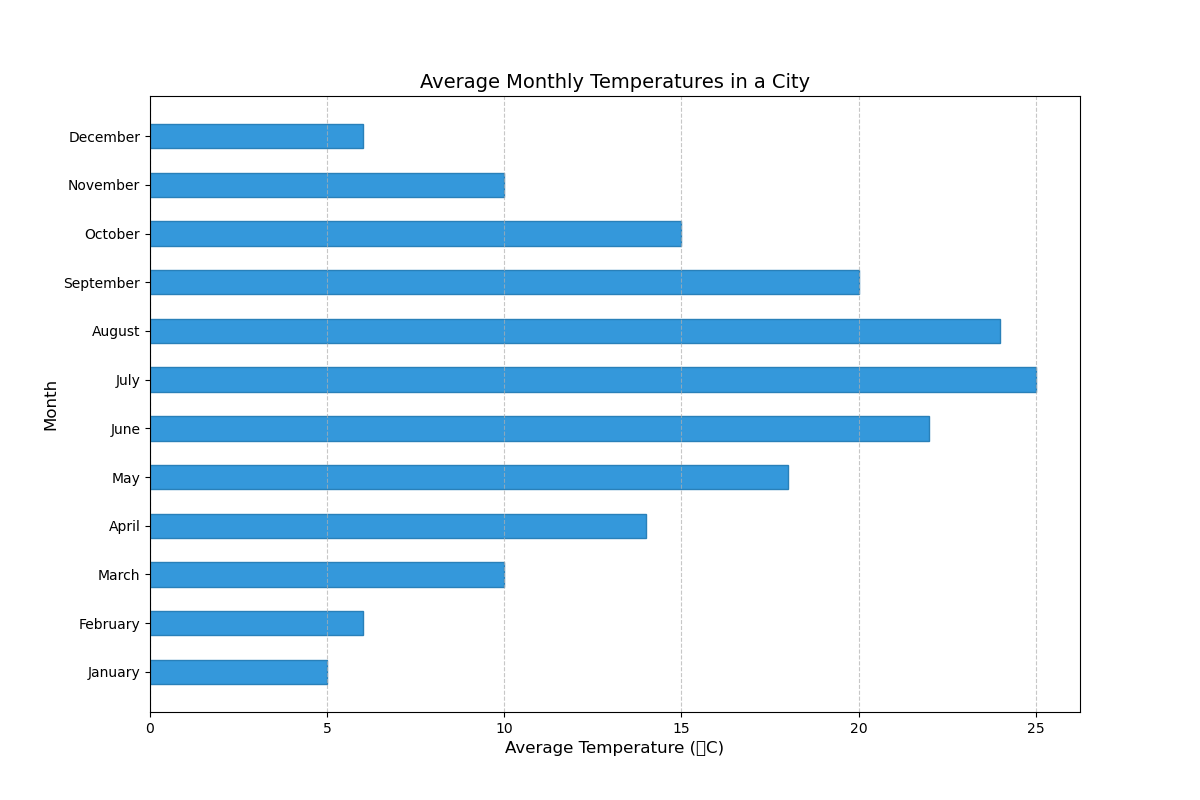

This chart was generated by the following Python code:

import matplotlib.pyplot as plt

# Data points
months = ["January", "February", "March", "April", "May", "June", "July", "August", "September", "October", "November", "December"]
temperatures = [5, 6, 10, 14, 18, 22, 25, 24, 20, 15, 10, 6]

# Modify the plot size
plt.figure(figsize=(12, 8))

# Create a horizontal histogram
plt.barh(months, temperatures, color="#3498db", edgecolor="#2980b9", height=0.5)  # Adjusted band height and color

# Customize the display
plt.xlabel('Average Temperature (°C)', fontsize=12)
plt.ylabel('Month', fontsize=12)
plt.title('Average Monthly Temperatures in a City', fontsize=14)

# Show grid
plt.grid(axis='x', linestyle='--', alpha=0.7)

# Display the histogram
plt.show()
